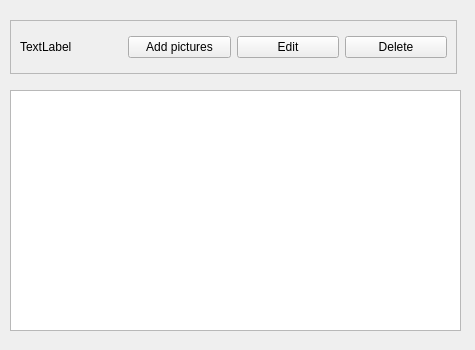
<?xml version="1.0" encoding="UTF-8"?>
<ui version="4.0">
 <class>AlbumWidget</class>
 <widget class="QWidget" name="AlbumWidget">
  <property name="geometry">
   <rect>
    <x>0</x>
    <y>0</y>
    <width>475</width>
    <height>350</height>
   </rect>
  </property>
  <property name="windowTitle">
   <string>Form</string>
  </property>
  <widget class="QListView" name="thumbnailListView">
   <property name="geometry">
    <rect>
     <x>10</x>
     <y>90</y>
     <width>451</width>
     <height>241</height>
    </rect>
   </property>
  </widget>
  <widget class="QFrame" name="albumInfoFrame">
   <property name="geometry">
    <rect>
     <x>10</x>
     <y>20</y>
     <width>447</width>
     <height>54</height>
    </rect>
   </property>
   <property name="frameShape">
    <enum>QFrame::StyledPanel</enum>
   </property>
   <property name="frameShadow">
    <enum>QFrame::Raised</enum>
   </property>
   <layout class="QHBoxLayout" name="horizontalLayout">
    <item>
     <widget class="QLabel" name="albumName">
      <property name="text">
       <string>TextLabel</string>
      </property>
     </widget>
    </item>
    <item>
     <widget class="QPushButton" name="addButton">
      <property name="text">
       <string>Add pictures</string>
      </property>
      <property name="icon">
       <iconset resource="res/resource.qrc">
        <normaloff>:/icons/photo-add.png</normaloff>:/icons/photo-add.png</iconset>
      </property>
     </widget>
    </item>
    <item>
     <widget class="QPushButton" name="editButton">
      <property name="text">
       <string>Edit</string>
      </property>
      <property name="icon">
       <iconset resource="res/resource.qrc">
        <normaloff>:/icons/album-edit.png</normaloff>:/icons/album-edit.png</iconset>
      </property>
     </widget>
    </item>
    <item>
     <widget class="QPushButton" name="deleteButton">
      <property name="text">
       <string>Delete</string>
      </property>
      <property name="icon">
       <iconset resource="res/resource.qrc">
        <normaloff>:/icons/album-delete.png</normaloff>:/icons/album-delete.png</iconset>
      </property>
     </widget>
    </item>
   </layout>
  </widget>
 </widget>
 <resources>
  <include location="res/resource.qrc"/>
 </resources>
 <connections/>
</ui>
